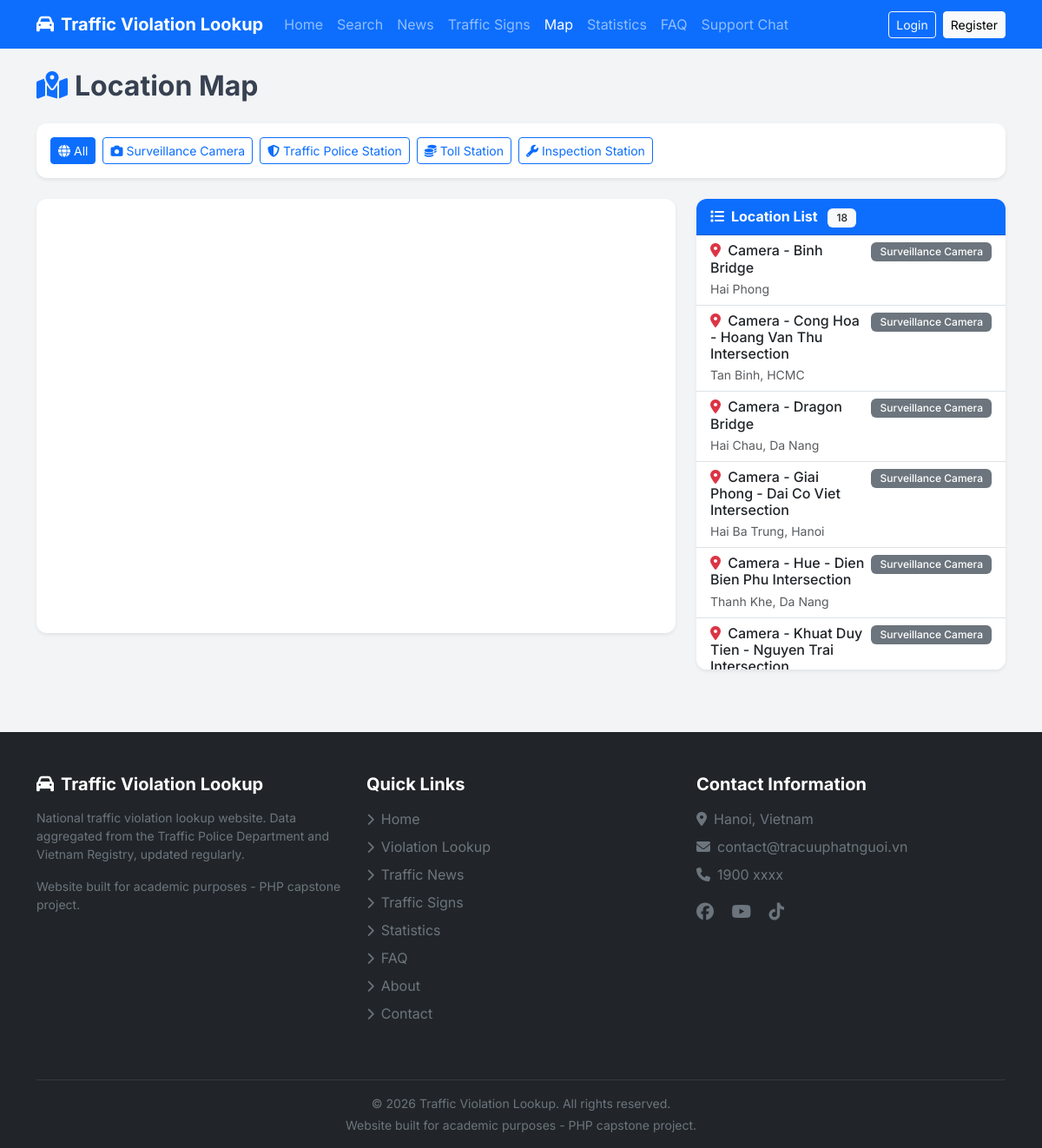
Page /ban-do on the committed database.
### tables this page shows
CREATE TABLE locations (
    id INT AUTO_INCREMENT PRIMARY KEY,
    name VARCHAR(255) NOT NULL,
    type ENUM('camera','csgt','toll','inspection') NOT NULL,
    address VARCHAR(500) NULL,
    latitude DECIMAL(10,7) NOT NULL DEFAULT 0,
    longitude DECIMAL(10,7) NOT NULL DEFAULT 0,
    description TEXT NULL,
    status TINYINT NOT NULL DEFAULT 1,
    created_at DATETIME NOT NULL DEFAULT CURRENT_TIMESTAMP,
    updated_at DATETIME NULL ON UPDATE CURRENT_TIMESTAMP,
    INDEX idx_type (type),
    INDEX idx_status (status)
);

### app/core/Controller.php (called while the page is built, shortened)
<?php
class Controller
{
    protected function view(string $view, array $data = [], string $layout = 'client'): void
    {
        extract($data);
        $viewPath = __DIR__ . '/../views/' . $view . '.php';
        require $viewPath;
    }
}

### app/controllers/client/BanDoController.php (called while the page is built, shortened)
<?php
class BanDoController extends Controller
{
    public function index(): void
    {
        $locationModel = new Location();
        $type = $this->input('type', '');
        if ($type !== '') {
            $locations = $locationModel->findByType($type);
        } else {
            $locations = $locationModel->getActiveLocations();
        }
        $centerLat = 16.0;
        $centerLng = 106.0;
        if (!empty($locations)) {
            $sumLat = 0;
            $sumLng = 0;
            foreach ($locations as $loc) {
                $sumLat += (float) $loc['latitude'];
                $sumLng += (float) $loc['longitude'];
            }
            $centerLat = $sumLat / count($locations);
            $centerLng = $sumLng / count($locations);
        }
        $this->view('client/bando/index', [
            'title' => 'Location Map',
            'locations' => $locations,
            'centerLat' => $centerLat,
            'centerLng' => $centerLng,
            'currentType' => $type,
        ]);
    }
}

### public/index.php (called while the page is built, shortened)
<?php
spl_autoload_register(function (string $class): void {
    $prefix = 'App\\';
    $baseDir = __DIR__ . '/../app/';
    $relativeClass = substr($class, strlen($prefix));
    $parts = explode('\\', $relativeClass);
    $parts[0] = strtolower($parts[0]);
    if (count($parts) > 1 && $parts[0] === 'controllers') {
        $parts[1] = strtolower($parts[1]);
    }
    $file = $baseDir . implode('/', $parts) . '.php';
});
$router = new App\Core\Router();
$uri = $_SERVER['REQUEST_URI'] ?? '/';
$method = $_SERVER['REQUEST_METHOD'] ?? 'GET';
$router->dispatch($uri, $method);

### app/core/Database.php (called while the page is built, shortened)
<?php
class Database
{
    private static ?Database $instance = null;
    private \PDO $pdo;
    private function __construct()
    {
        $config = require __DIR__ . '/../../config/config.php';
        $dsn = sprintf(
            'mysql:host=%s;dbname=%s;charset=%s',
            $config['db_host'],
            $config['db_name'],
            $config['db_charset']
        );
        $this->pdo = new \PDO($dsn, $config['db_user'], $config['db_pass'], [
            \PDO::ATTR_ERRMODE            => \PDO::ERRMODE_EXCEPTION,
            \PDO::ATTR_DEFAULT_FETCH_MODE => \PDO::FETCH_ASSOC,
            \PDO::ATTR_EMULATE_PREPARES   => false,
        ]);
    }
    public static function getInstance(): self
    {
        if (self::$instance === null) {
            self::$instance = new self();
        }
        return self::$instance;
    }
    public function getConnection(): \PDO
    {
        return $this->pdo;
    }
}

### app/core/Model.php (called while the page is built, shortened)
<?php
class Model
{
    protected PDO $db;
    protected string $table = '';
    public function __construct()
    {
        $this->db = Database::getInstance()->getConnection();
    }
    public function all(array $conditions = [], string $orderBy = '', int $limit = 0, int $offset = 0): array
    {
        $sql = "SELECT * FROM {$this->table}";
        $params = [];
        if (!empty($conditions)) {
            $whereClauses = [];
            foreach ($conditions as $key => $value) {
                $whereClauses[] = "{$key} = :{$key}";
                $params[$key] = $value;
            }
            $sql .= ' WHERE ' . implode(' AND ', $whereClauses);
        }
        if (!empty($orderBy)) {
            $sql .= " ORDER BY {$orderBy}";
        }
        $stmt = $this->db->prepare($sql);
        $stmt->execute($params);
        return $stmt->fetchAll();
    }
}

### app/models/Location.php (called while the page is built, shortened)
<?php
class Location extends Model
{
    public function getActiveLocations(): array
    {
        return $this->all(['status' => 1], 'type, name ASC');
    }
}

### app/views/client/bando/index.php (the view, shortened to what this page needs)
<?php
$typeLabels = [
    'camera' => 'Surveillance Camera',
    'csgt' => 'Traffic Police Station',
    'toll' => 'Toll Station',
    'inspection' => 'Inspection Station',
];
?>
<div class="container py-4">
    <h2 class="fw-bold mb-4">
        <i class="fas fa-map-location-dot me-2 text-primary"></i>Location Map
    </h2>
    <div class="card shadow-sm mb-4">
        <div class="card-body">
            <div class="d-flex flex-wrap gap-2">
                <a href="/ban-do" class="btn <?= empty($currentType) ? 'btn-primary' : 'btn-outline-primary' ?> btn-sm">
                    <i class="fas fa-globe me-1"></i>All
                </a>
                <a href="/ban-do?type=camera" class="btn <?= ($currentType ?? '') === 'camera' ? 'btn-primary' : 'btn-outline-primary' ?> btn-sm">
                    <i class="fas fa-camera me-1"></i>Surveillance Camera
                </a>
                <a href="/ban-do?type=csgt" class="btn <?= ($currentType ?? '') === 'csgt' ? 'btn-primary' : 'btn-outline-primary' ?> btn-sm">
                    <i class="fas fa-shield-halved me-1"></i>Traffic Police Station
                </a>
                <a href="/ban-do?type=toll" class="btn <?= ($currentType ?? '') === 'toll' ? 'btn-primary' : 'btn-outline-primary' ?> btn-sm">
                    <i class="fas fa-coins me-1"></i>Toll Station
                </a>
                <a href="/ban-do?type=inspection" class="btn <?= ($currentType ?? '') === 'inspection' ? 'btn-primary' : 'btn-outline-primary' ?> btn-sm">
                    <i class="fas fa-wrench me-1"></i>Inspection Station
                </a>
            </div>
        </div>
    </div>
    <div class="row">
        <div class="col-lg-8">
            <div class="card shadow-sm border-0">
                <div id="map" style="height: 500px; width: 100%;"></div>
            </div>
        </div>
        <div class="col-lg-4 mt-4 mt-lg-0">
            <div class="card shadow-sm border-0 h-100">
                <div class="card-header bg-primary text-white fw-bold">
                    <i class="fas fa-list me-2"></i>Location List
                    <span class="badge bg-light text-dark ms-2"><?= count($locations ?? []) ?></span>
                </div>
                <div class="card-body p-0" style="max-height: 500px; overflow-y: auto;">
                    <?php if (empty($locations)): ?>
                        <div class="text-center py-4 text-muted">
                            <i class="fas fa-map-marker-alt fa-3x mb-2"></i>
                            <p>No locations available.</p>
                        </div>
                    <?php else: ?>
                        <div class="list-group list-group-flush">
                            <?php foreach ($locations as $loc): ?>
                                <a href="javascript:void(0)" class="list-group-item list-group-item-action map-location-item"
                                   data-lat="<?= (float) $loc['latitude'] ?>"
                                   data-lng="<?= (float) $loc['longitude'] ?>"
                                   data-name="<?= htmlspecialchars($loc['name'], ENT_QUOTES, 'UTF-8') ?>">
                                    <div class="d-flex justify-content-between align-items-start">
                                        <div>
                                            <h6 class="mb-1">
                                                <i class="fas fa-map-marker-alt text-danger me-1"></i>
                                                <?= htmlspecialchars($loc['name'], ENT_QUOTES, 'UTF-8') ?>
                                            </h6>
                                            <?php if (!empty($loc['address'])): ?>
                                                <small class="text-muted d-block">
                                                    <?= htmlspecialchars($loc['address'], ENT_QUOTES, 'UTF-8') ?>
                                                </small>
                                            <?php endif; ?>
                                        </div>
                                        <span class="badge bg-secondary ms-2">
                                            <?= htmlspecialchars($typeLabels[$loc['type']] ?? $loc['type'], ENT_QUOTES, 'UTF-8') ?>
                                        </span>
                                    </div>
                                </a>
                            <?php endforeach; ?>
                        </div>
                    <?php endif; ?>
                </div>
            </div>
        </div>
    </div>
</div>

### app/core/Router.php (shortened to what this page needs)
<?php
class Router
{
    private array $routes = [];
    private function addRoute(string $method, string $uri, string $handler): void
    {
        $pattern = preg_replace('/\{([a-zA-Z_]+)\}/', '(?P<$1>[^/]+)', $uri);
        $pattern = '#^' . $pattern . '$#';
        $this->routes[] = [
            'method'  => $method,
            'pattern' => $pattern,
            'handler' => $handler,
        ];
    }
    public function dispatch(string $uri, string $method): void
    {
        $uri = parse_url($uri, PHP_URL_PATH);
        $uri = rtrim($uri, '/') ?: '/';
        foreach ($this->routes as $route) {
            if ($route['method'] !== strtoupper($method)) {
                continue;
            }
            if (preg_match($route['pattern'], $uri, $matches)) {
                $this->params = array_filter($matches, fn($key) => is_string($key), ARRAY_FILTER_USE_KEY);
                [$controllerPath, $action] = explode('@', $route['handler']);
                $controller = new $controllerClass();
                call_user_func_array([$controller, $action], array_values($this->params));
                return;
            }
        }
    }
}

### public/assets/css/style.css (style rules this page uses)
:root { --primary: #1a56db; --primary-dark: #1e40af; --success: #10b981; --warning: #f59e0b; --danger: #ef4444; --gray-100: #f3f4f6; --gray-700: #374151; --gray-900: #111827; }
body { font-family: 'Inter', 'Segoe UI', Tahoma, Geneva, Verdana, sans-serif; color: var(--gray-700); background: var(--gray-100); min-height: 100vh; display: flex; flex-direction: column; }
.card { border: none; border-radius: 12px; box-shadow: 0 1px 3px rgba(0,0,0,0.06); transition: transform 0.2s, box-shadow 0.2s; overflow: hidden; }
.badge { font-weight: 500; padding: 5px 10px; border-radius: 6px; }

### rows in the picture
locations: name "Camera - Binh Bridge", address "Hai Phong", type "Surveillance Camera"
locations: name "Camera - Cong Hoa - Hoang Van Thu Intersection", address "Tan Binh, HCMC", type "Surveillance Camera"
locations: name "Camera - Dragon Bridge", address "Hai Chau, Da Nang", type "Surveillance Camera"
locations: name "Camera - Giai Phong - Dai Co Viet Intersection", address "Hai Ba Trung, Hanoi", type "Surveillance Camera"
locations: name "Camera - Hue - Dien Bien Phu Intersection", address "Thanh Khe, Da Nang", type "Surveillance Camera"
locations: name "Camera - Khuat Duy Tien - Nguyen Trai…", type "Surveillance Camera"

### other values in the picture
count($locations ?? []) "18"
